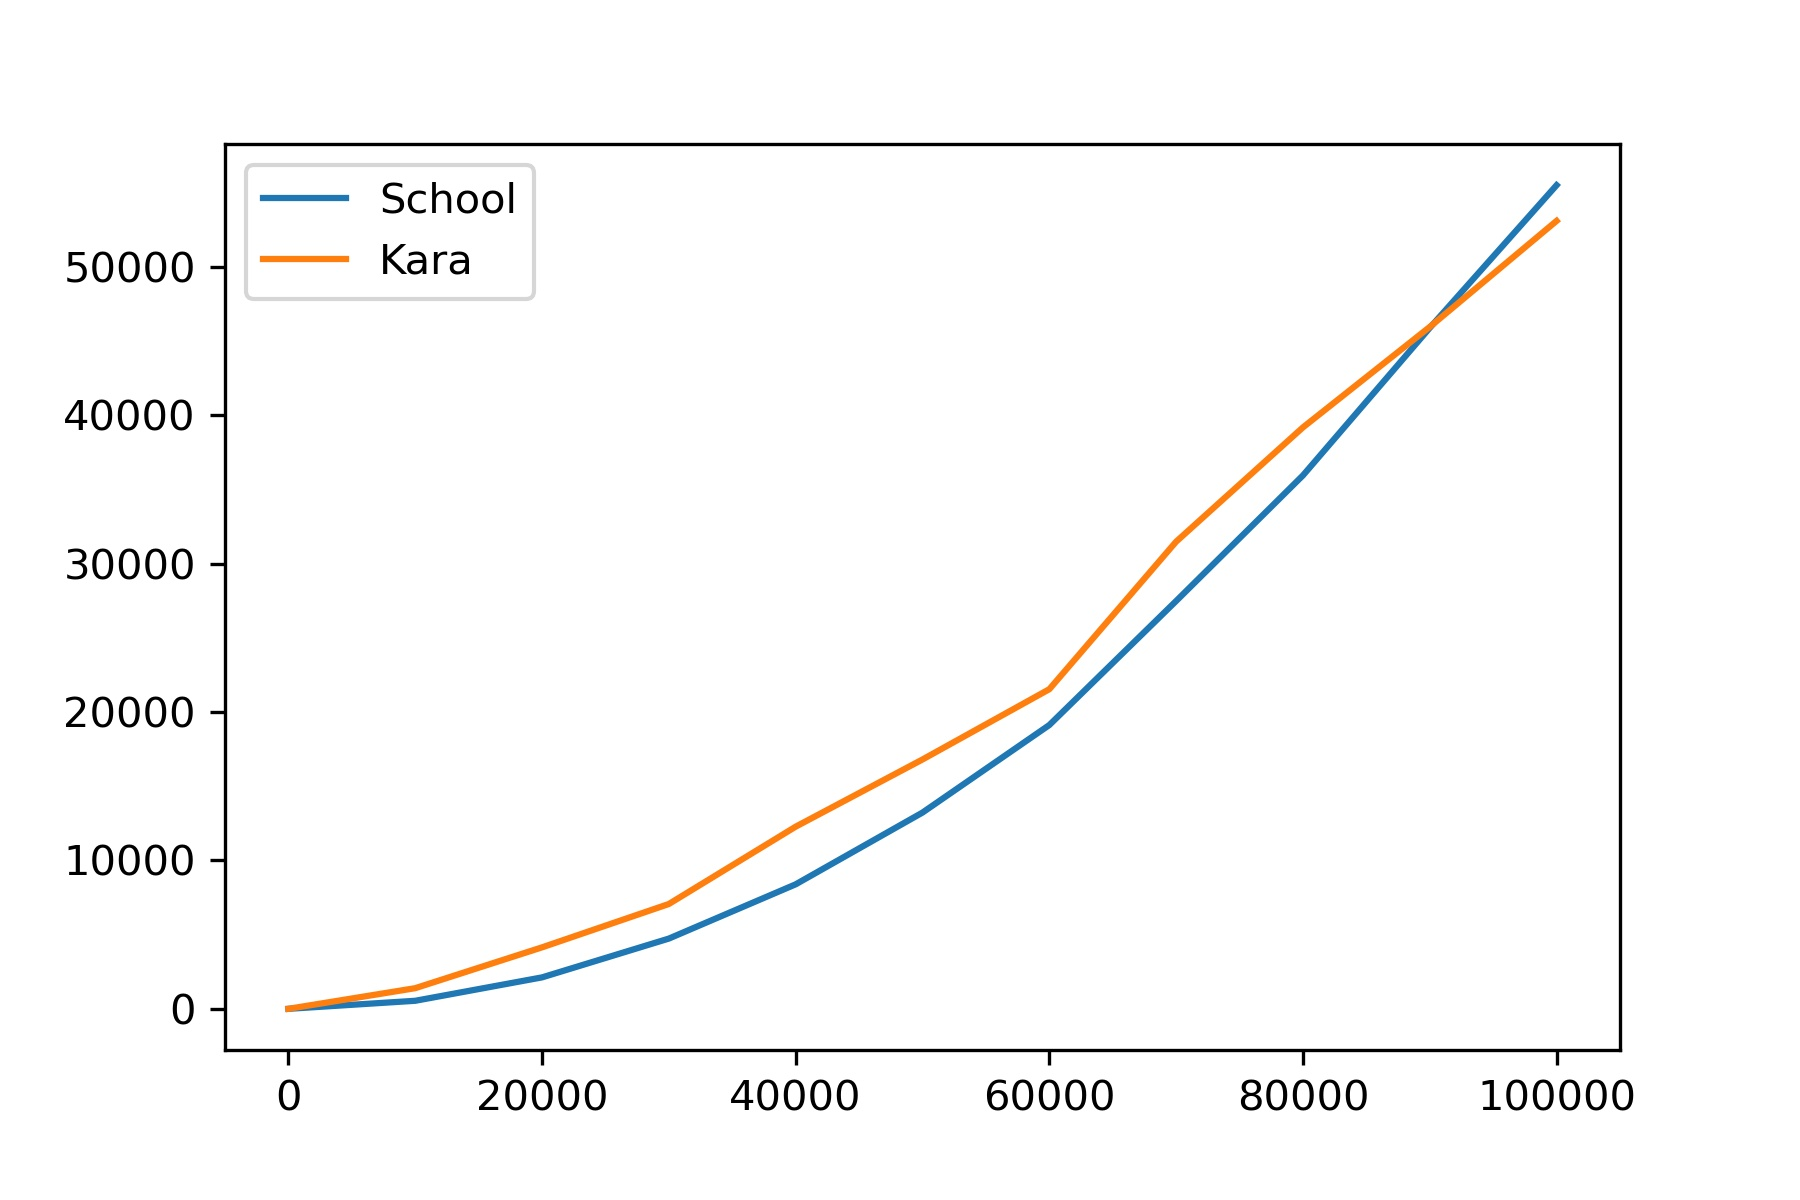

Source code (Python):
import pandas as pd
import matplotlib.pyplot as plt
f = pd.read_csv("dataK.csv", names = ['size', 'School', 'Kara'])
plt.plot(f['size'], f['School'], label='School')
plt.plot(f['size'], f['Kara'], label='Kara')
#plt.plot(f['size'], f['D&C'], label='D&C')
#plt.plot(f['size'], (3*f['size']/1000)**2, label='C*n^2')
#plt.plot(f['size'], (f['size']/100)**1.59, label='n^1.59')
plt.legend()
plt.savefig("figure6.jpg", dpi=300)
plt.show()
